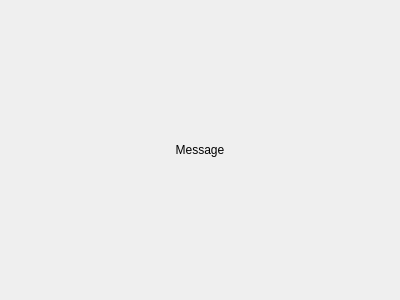
<?xml version="1.0" encoding="UTF-8"?>
<ui version="4.0">
 <class>MessageDialog</class>
 <widget class="QDialog" name="MessageDialog">
  <property name="geometry">
   <rect>
    <x>0</x>
    <y>0</y>
    <width>400</width>
    <height>300</height>
   </rect>
  </property>
  <layout class="QVBoxLayout" name="verticalLayout">
   <item>
    <widget class="QLabel" name="message">
     <property name="text">
      <string>Message</string>
     </property>
     <property name="scaledContents">
      <bool>true</bool>
     </property>
     <property name="alignment">
      <set>Qt::AlignCenter</set>
     </property>
     <property name="wordWrap">
      <bool>true</bool>
     </property>
    </widget>
   </item>
   <item>
    <layout class="QHBoxLayout" name="horizontalLayout"/>
   </item>
  </layout>
 </widget>
 <resources/>
 <connections/>
</ui>
